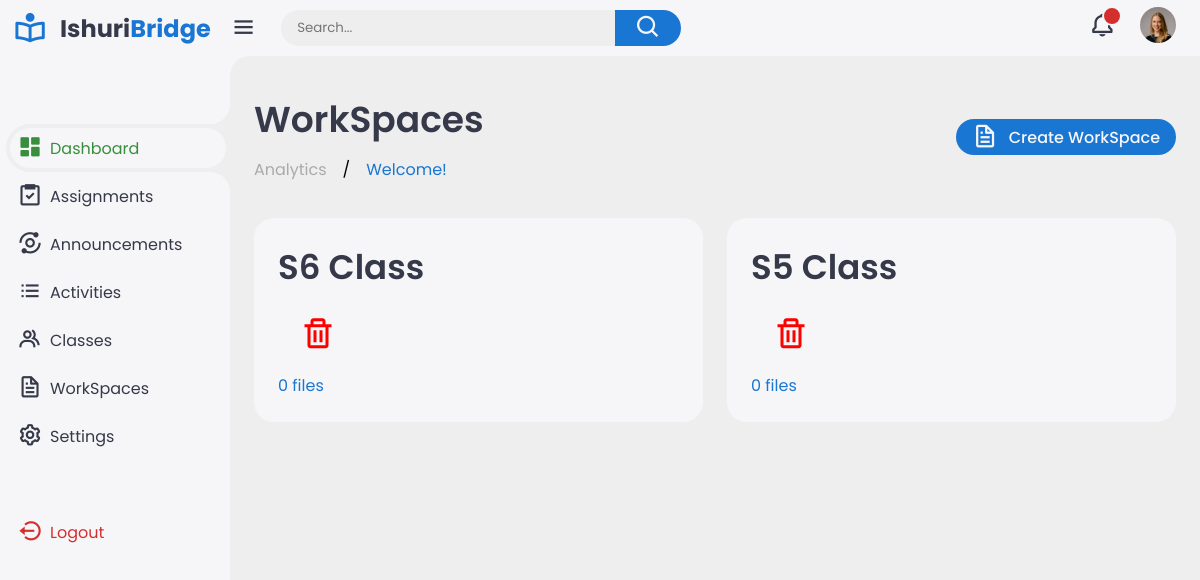
The page /workspaces/ (signed in) on the database its author committed.
### base/models.py (models this page shows, shortened)
class Teacher(AbstractBaseUser, PermissionsMixin):
    email = models.EmailField(unique=True, null=True)
    name = models.CharField(max_length=150, unique=True, null=True)
    is_active = models.BooleanField(default=True)
    is_staff = models.BooleanField(default=False)
    avatar = models.ImageField(null=False, default='avatar.svg')
    objects = CustomUserManager()
    USERNAME_FIELD = 'email'
    REQUIRED_FIELDS = ['username']

class WorkSpace(models.Model):
    title = models.CharField(max_length=200, null=True)
    host = models.ForeignKey(Teacher, on_delete=models.CASCADE, null=True)
    notes = models.ManyToManyField('Notes', related_name='related')

### base/views.py (the view)
# urls.py: path('workspaces/', views.workSpace, name="workspace"),
@login_required(login_url='login')
def workSpace(request):
    workspaces = WorkSpace.objects.all()
    files = ""
    for work in workspaces:
        notes = Notes.objects.filter(workspace=work.id)
    context = {'workspaces': workspaces, 'files':notes}
    return render(request, 'html/workspace-home.html', context)

### base/templates/html/workspace-home.html
{% extends 'main.html' %}
{% load static %}
{% block content %}
<div class="sidebar">
    <a href="#" class="logo">
        <i class='bx bx-book-reader'></i>
        <div class="logo-name"><span>Ishuri</span>Bridge</div>
    </a>
    <ul class="side-menu">
        <li class="active"><a href="{% url 'teacher' %}"><i class='bx bxs-dashboard'></i>Dashboard</a></li>
        <li><a href="{% url 'view-assignments' %}"><i class='bx bx-task'></i>Assignments</a></li>
        <li><a href="#"><i class='bx bx-analyse'></i>Announcements</a></li>
        <li><a href="{% url 'view-activities'%}"><i class='bx bx-list-ul'></i>Activities</a></li>
        <li><a href="{% url 'classes-view' %}"><i class='bx bx-group'></i>Classes</a></li>
        <li><a href="{% url 'workspace' %}"><i class='bx bx-file'></i>WorkSpaces</a></li>
        <li><a href="{% url 'user-profile' request.user.id%}"><i class='bx bx-cog'></i>Settings</a></li>
    </ul>
    <ul class="side-menu">
        <li>
            <a href="{% url 'logout' %}" class="logout">
                <i class='bx bx-log-out-circle'></i>
                Logout
            </a>
        </li>
    </ul>
</div>
<div class="content">
    <main>
        <div class="header">
            <div class="left">
                <h1>WorkSpaces</h1>
                <ul class="breadcrumb">
                    <li><a href="#">
                            Analytics
                        </a></li>
                    /
                    <li><a href="#" class="active">Welcome!</a></li>
                </ul>
            </div>
            <a href="{% url 'create-workspace' %}" class="report">
                <i class='bx bx-file'></i>
                <span>Create WorkSpace</span>
            </a>
        </div>
        <ul class="insights">
            {% for work in workspaces %}
            <li>
                <span class="info">
                    <a href="{% url 'view-work' work.title %}"><h3>{{ work.title }}</h3></a>
                    <a href="{% url 'delete-workspace' work.id %}" style="color: red; width: 10%"><i class='bx bx-trash'></i></a>
                    <h4 style="color: var(--primary); font-weight: 400;">{{files.count}} files</h4>
                </span>
            </li>
            {% endfor %}
        </ul>
    </main>
</div>
{% endblock content %}

### templates/main.html (shortened to what this page needs)
<!DOCTYPE html>
{% load static %}
<html lang="en">
<head>
    <link href='https://unpkg.com/boxicons@2.1.4/css/boxicons.min.css' rel='stylesheet'>
    <link rel="stylesheet" href="{% static 'style.css' %}">
</head>
<body>
  <div class="content">
    <nav>
      <i class='bx bx-menu'></i>
      <form action="#">
          <div class="form-input">
              <input type="search" placeholder="Search...">
              <button class="search-btn" type="submit"><i class='bx bx-search'></i></button>
          </div>
      </form>
      <a href="#" class="notif">
          <i class='bx bx-bell'></i>
          <span class="count">{{announcements.count}}</span>
      </a>
      <a href="{% url 'user-profile' request.user.id %}" class="profile">
          <img src="{{user.avatar.url}}">
      </a>
  </nav>
  </div>
  {% block content %}
  {% endblock content %}
</body>

### rows shown on the page
Teacher: avatar (picture)
WorkSpace: title "S6 Class", count "0"
WorkSpace: title "S5 Class", count "0"
